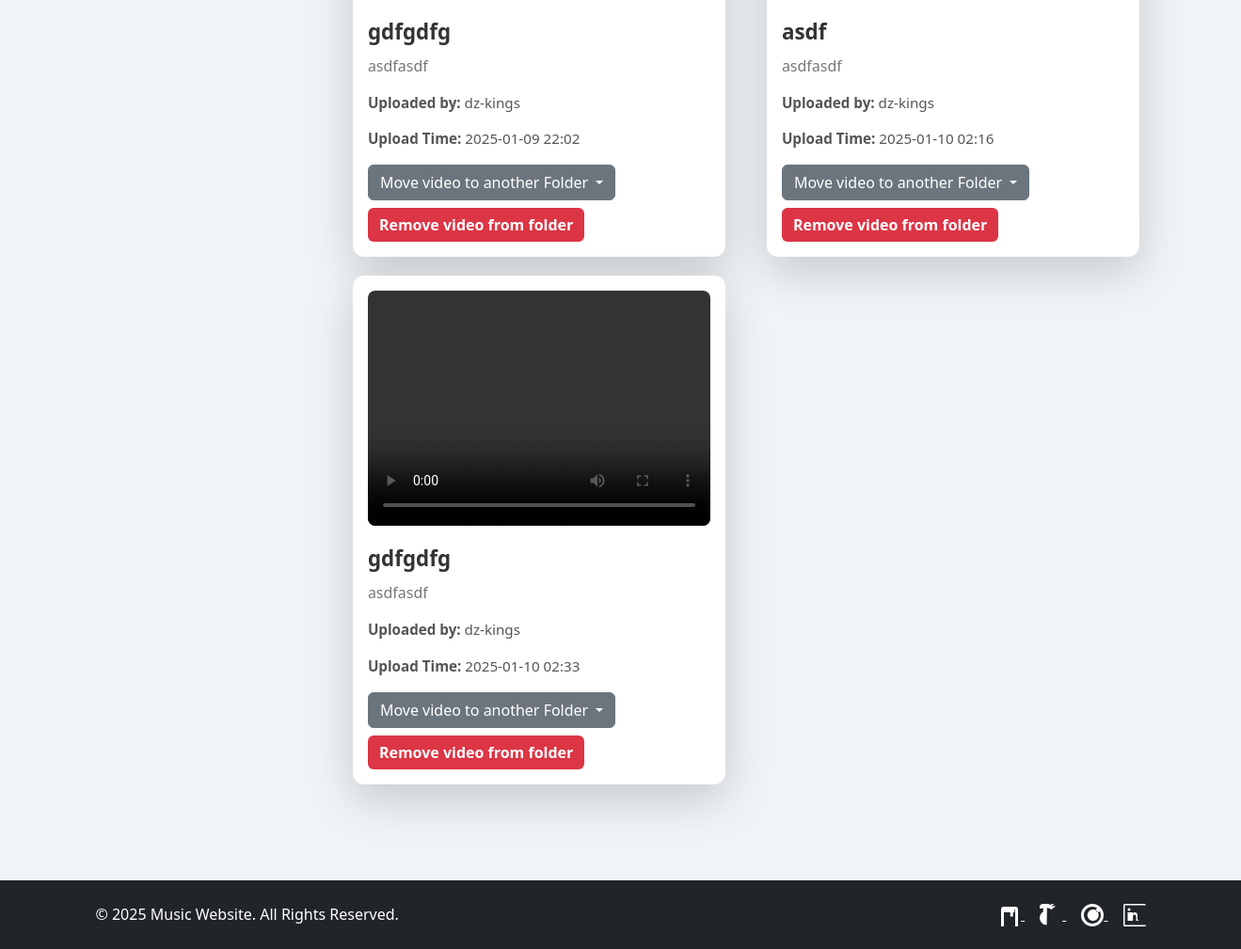
The page /user/flavorite (signed in, lower part) on the database as committed earlier.
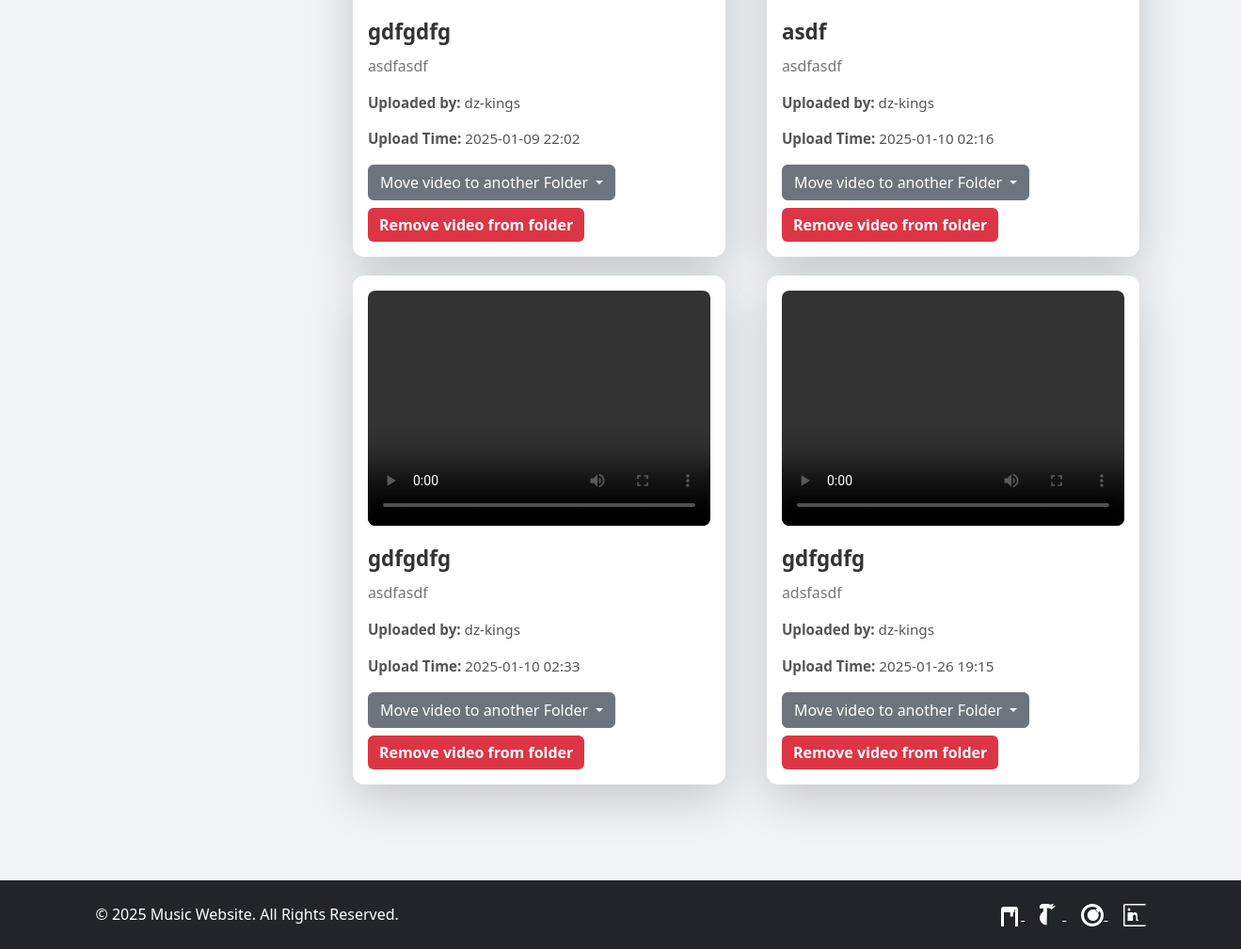
The same page on the database as committed later.
### user/models.py (models this page shows)
class management(models.Model):
    user=models.ForeignKey(User,related_name="management_set",on_delete=models.CASCADE)
    title=models.CharField(max_length=200)
    description=models.CharField(max_length=20000)
    upload_time=models.DateTimeField(auto_now_add=True)
    video=models.FileField(upload_to="videos/")

### user/views.py (the view, shortened to what this page needs)
# urls.py: path("flavorite", views.user_flavorite, name="flavorite"),
def user_flavorite(request):
    user = request.user
    avatar = user.avatars.avatar
    default_folder = folderss(user=request.user, title='default')
    correction = folderss.objects.filter(user=request.user, title='default')
    if not correction.exists():
        default_folder.save()
    if 'create_folder' in request.POST:
        title = request.POST.get('title')
        if title:
            new_folder = folderss.objects.create(user=request.user, title=title)
            new_folder.save()
            return redirect('user:flavorite')
    folders = folderss.objects.filter(user=request.user)
    folder_id = request.POST.get('folder_id')
    if 'delete_folder' in request.POST:
        folder_id = request.POST.get('folder_id')
        video_id = request.POST.get('video_id')
        folder = get_object_or_404(folderss, id=folder_id)
        video = get_object_or_404(management, id=video_id)
        folder.video.remove(video)
    if folder_id:
        selected_folder = folderss.objects.get(user=request.user, id=folder_id)
        videos = selected_folder.video.all()
    else:
        selected_folder = folderss.objects.filter(user=request.user).first()
        videos = selected_folder.video.all()
    context = {
        'folders': folders,
        'selected_folder': selected_folder,
        'videos': videos,
        'user': user,
        'avatar': avatar,
    }
    return render(request, 'flavorite.html', context)

### templates/flavorite.html (shortened to what this page needs)
{% extends 'mainpage_template.html' %}
{% block body1 %}
<div class="container py-4" style="margin-top: 20px;">
    <div class="row" style="display: flex; flex-wrap: wrap; gap: 20px; justify-content: flex-start;">
        {% for video in videos %}
            <div class="col-12 col-md-6 col-lg-4" style="width: 420px;">
                <div class="video-item shadow-lg rounded-lg p-3">
                    {% if '.mp3' in video.video.url or '.wav' in video.video.url %}
                    <img src="/media/avatars/default_cover_image.jpg" width="100%" height="225" alt="Audio Cover Image">
                    <audio controls>
                        <source src="{{ video.video.url }}" type="audio/mpeg">
                        Your browser does not support the audio element.
                    </audio>
                {% else %}
                <video width="100%" height="225" controls>
                        <source src="{{ video.video.url }}" type="video/mp4">
                    </video>
                {% endif %}
                    <h5 class="video-title mt-3">{{ video.title }}</h5>
                    <p class="video-description">{{ video.description|truncatechars:120 }}</p>
                    <div class="video-info">
                        <p><strong>Uploaded by:</strong> {{ video.user.username }}</p>
                        <p><strong>Upload Time:</strong> {{ video.upload_time|date:"Y-m-d H:i" }}</p>
                    </div>
                    <form id="move_video_form_{{ video.id }}" method="POST" action="{% url 'user:flavorite' %}" class="mt-2">
                        <div class="dropdown">
                            <button class="btn btn-secondary dropdown-toggle" type="button" data-bs-toggle="dropdown" aria-expanded="false">
                                Move video to another Folder
                            </button>
                        </div>
                    </form>
                    <form method="POST" class="mt-2">
                    <form method="POST" class="mt-2">
    <button type="submit" class="btn btn-danger">
        Remove video from folder
    </button>
</form>
                </div>
            </div>
        {% endfor %}
    </div>
</div>
{% endblock %}

Rows that differ between the two databases and show on the page:
added management: title "gdfgdfg", description "adsfasdf", user.username "dz-kings", upload_time "2025-01-26 19:15"
